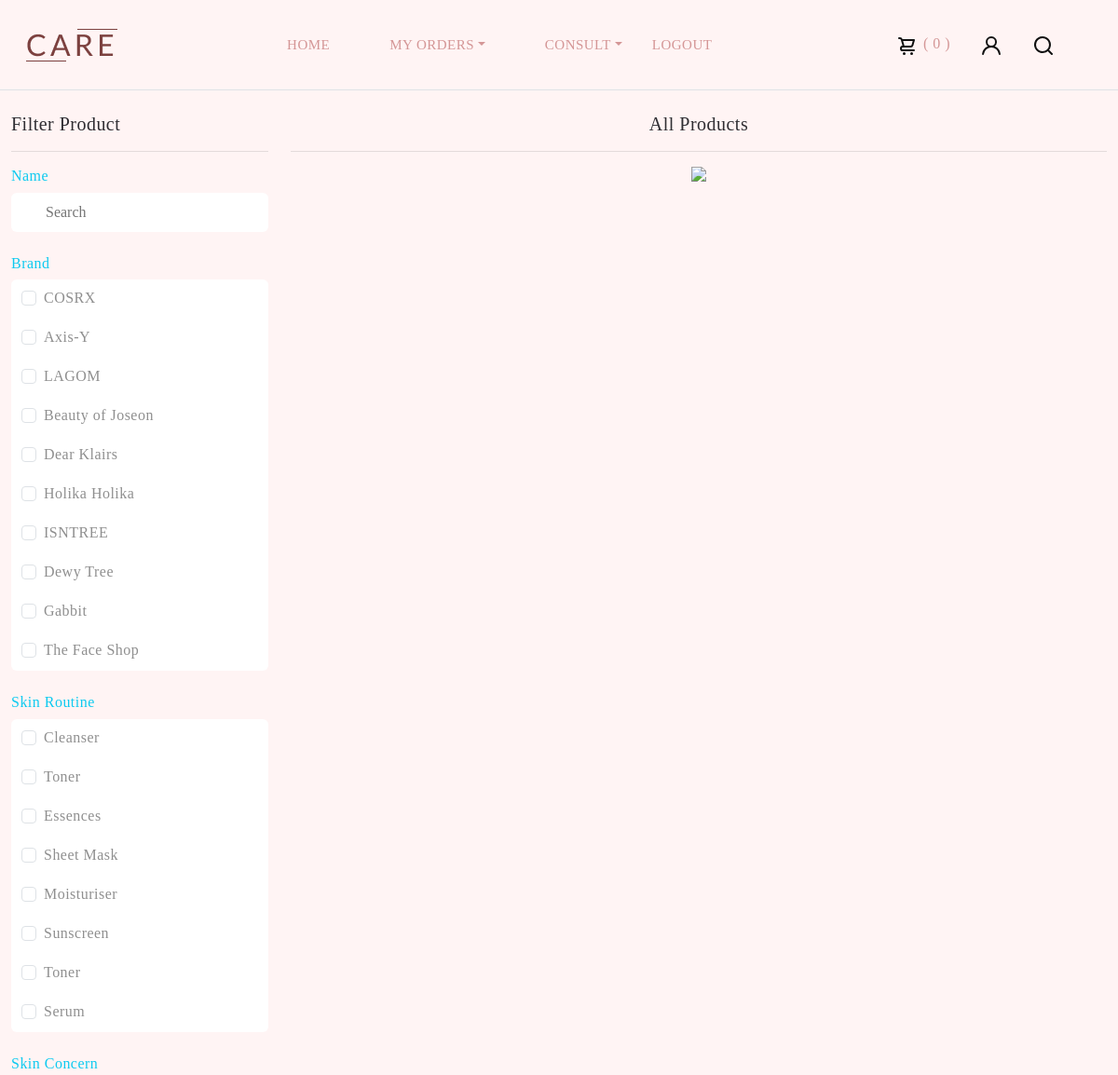
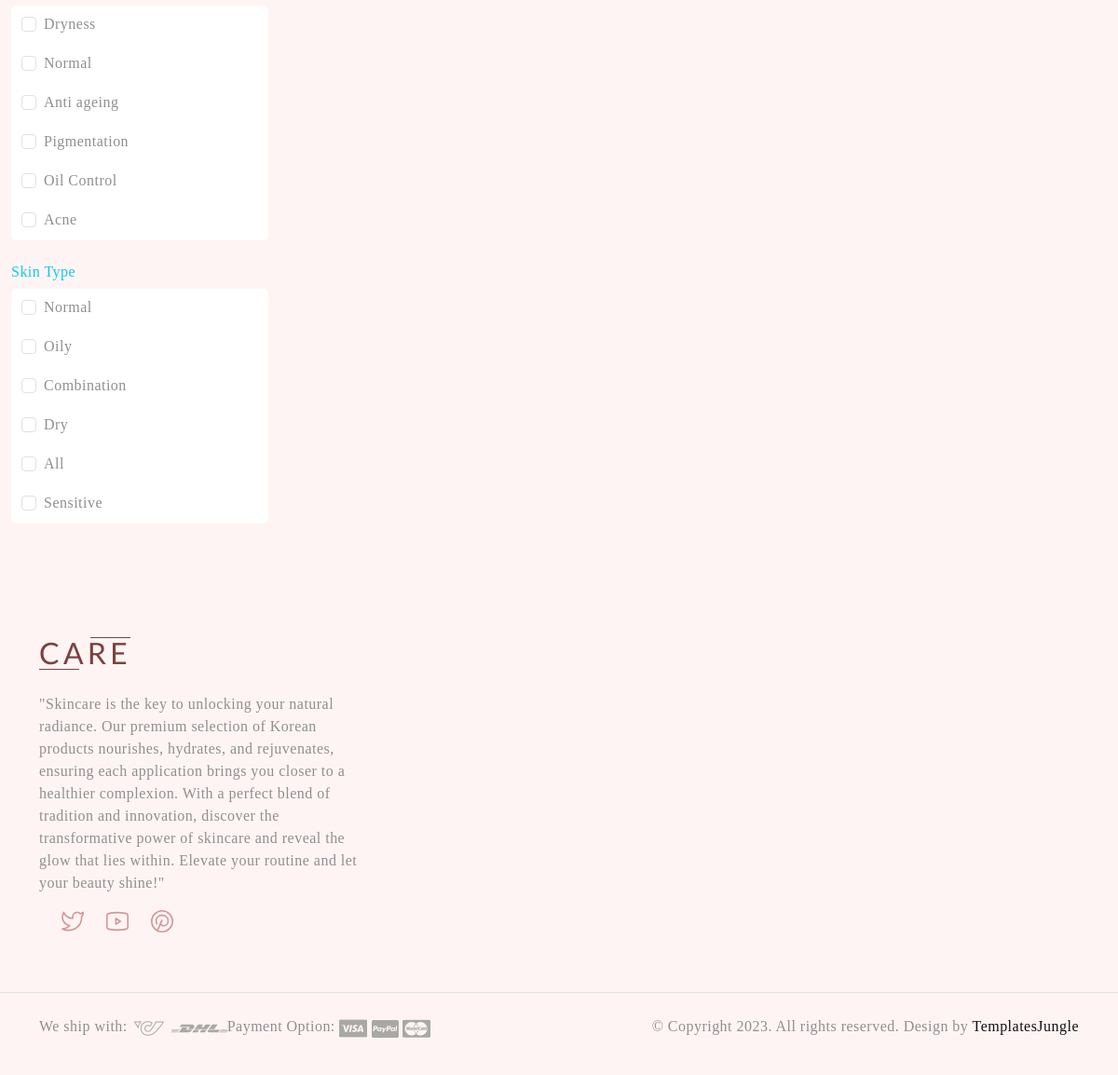
The app's page /Project/User/SearchProduct.php (signed in) with its own data (2 pictures, top to bottom).
### tables this page shows
CREATE TABLE `tbl_brand` (
  `brand_id` int(11) NOT NULL,
  `brand_name` varchar(30) NOT NULL
);

CREATE TABLE `tbl_routine` (
  `routine_id` int(11) NOT NULL,
  `routine_name` varchar(30) NOT NULL
);

CREATE TABLE `tbl_skinconcern` (
  `skinconcern_id` int(11) NOT NULL,
  `skinconcern_name` varchar(30) NOT NULL
);

CREATE TABLE `tbl_skintype` (
  `skintype_id` int(11) NOT NULL,
  `skintype_name` varchar(20) NOT NULL
);

### Project/User/SearchProduct.php (the view, shortened to what this page needs)
<!DOCTYPE html PUBLIC "-//W3C//DTD XHTML 1.0 Transitional//EN" "http://www.w3.org/TR/xhtml1/DTD/xhtml1-transitional.dtd">
<html xmlns="http://www.w3.org/1999/xhtml">
<head>
<link rel="stylesheet" href="../Assets/Templates/Search/bootstrap.min.css">
<link rel="stylesheet" href="https://cdnjs.cloudflare.com/ajax/libs/font-awesome/6.6.0/css/all.min.css" />
</head>
<?php
include("Head.php");
?>
<body onload="productCheck()">
        <div class="custom-alert-box">
        </div>
        <div class="container-fluid">
            <div class="row">
                <div class="col-lg-3">
                    <br>
                    <h5>Filter Product</h5>
                    <hr>
                    <h6 class="text-info"> Name</h6>
                    <ul class="list-group">
                        <li class="list-group-item">
                            <div class="form-check">
                                <label class="form-check-label">
                                    <input type="text" onkeyup="productCheck()" placeholder="Search" class="product_check" id="txt_name" style="
    opacity: 1;
    border: none;
">
                                </label>
                            </div>
                        </li>
                    </ul>
                    <br />
                    <h6 class="text-info">Brand</h6>
                    <ul class="list-group">
                        <?php
						 $selCat = "SELECT * from tbl_brand";
                            $result = $Con->query($selCat);
                            while ($row=$result->fetch_assoc()) {
                        ?>
                        <li class="list-group-item">
                            <div class="form-check">
                                <label class="form-check-label">
                                    <input type="checkbox" onclick="productCheck()" class="form-check-input chk-box product_check" value="<?php echo $row["brand_id"]; ?>" id="brand"><?php echo $row["brand_name"]; ?>
                                </label>
                            </div>
                        </li>
                        <?php
                            }
                        ?>
                    </ul>
                    <br />
                    <h6 class="text-info">Skin Routine</h6>
                    <ul class="list-group">
                        <?php
						 $selCat = "SELECT * from tbl_routine";
                            $result = $Con->query($selCat);
                            while ($row=$result->fetch_assoc()) {
                        ?>
                        <li class="list-group-item">
                            <div class="form-check">
                                <label class="form-check-label">
                                    <input type="checkbox" onclick="productCheck()" class="form-check-input chk-box product_check" value="<?php echo $row["routine_id"]; ?>" id="routine"><?php echo $row["routine_name"]; ?>
                                </label>
                            </div>
                        </li>
                        <?php
                            }
                        ?>
                    </ul>
                    <br />
                    <h6 class="text-info"> Skin Concern</h6>
                    <ul class="list-group">
                        <?php
						 $selCat = "SELECT * from tbl_skinconcern";
                            $result = $Con->query($selCat);
                            while ($row=$result->fetch_assoc()) {
                        ?>
                        <li class="list-group-item">
                            <div class="form-check">
                                <label class="form-check-label">
                                    <input type="checkbox" onclick="productCheck()" class="form-check-input chk-box product_check" value="<?php echo $row["skinconcern_id"]; ?>" id="skinconcern"><?php echo $row["skinconcern_name"]; ?>
                                </label>
                            </div>
                        </li>
                        <?php
                            }
                        ?>
                    </ul>
                    <br />
                    <h6 class="text-info">Skin Type</h6>
                    <ul class="list-group">
                        <?php
						 $selCat = "SELECT * from tbl_skintype";
                            $result = $Con->query($selCat);
                            while ($row=$result->fetch_assoc()) {
                        ?>
                        <li class="list-group-item">
                            <div class="form-check">
                                <label class="form-check-label">
                                    <input type="checkbox" onclick="productCheck()" class="form-check-input chk-box product_check" value="<?php echo $row["skintype_id"]; ?>" id="skintype"><?php echo $row["skintype_name"]; ?>
                                </label>
                            </div>
                        </li>
                        <?php
                            }
                        ?>
                    </ul>
                    <br />
                </div>
                <div class="col-lg-9">
                <br>
                    <h5 class="text-center" id="textChange">All Products</h5>
                    <hr>
                    <div class="text-center">
                        <img src="../Assets/Templates/Search/loader.gif" id='loder' width="200" style="display: none"/>
                    </div>
                </div>
            </div>
                        </div>
    </body>
<?php
include("Foot.php");
?>
</html>

### Project/Assets/Templates/Main/style.css (style rules this page uses)
body { --heading-font: 'Prata', serif; --heading-font-weight: 400; --heading-color: #2F2E33; --heading-line-height: 1.24; --swiper-theme-color: #8C907E; --bs-body-font-family: 'Prata', serif; --bs-body-font-size: 16px; --bs-body-font-weight: 400; --bs-body-line-height: 1.5; --bs-body-color: #8f8f8f; --bs-body-color-rgb: 143, 143, 143; --bs-primary: #8C907E; --bs-secondary: #6c757d; --bs-light-secondary: #F6E7E5; --bs-dark-secondarry: #D49696; --bs-black: #2F2E33; --bs-light: #F1F1F0; --bs-dark: #212529; --bs-gray: #9aa1a7; --bs-gray-dark: #51565b; --bs-primary-rgb: 140, 144, 126; --bs-secondary-rgb: 108, 117, 125; --bs-black-rgb: 17, 17, 17; --bs-light-rgb: 241, 241, 240; --bs-dark-rgb: 33, 37, 41; --bs-link-color: #111; --bs-link-color-rgb: 17, 17, 17; --bs-link-decoration: underline; --bs-link-hover-color: #111; --bs-link-hover-color-rgb: 17, 17, 17; --bs-nav-link-font-size: 15px; }
body { letter-spacing: 0.03rem; background: #fff4f4; }
h1, .h1, h2, .h2, h3, .h3, h4, .h4, h5, .h5, h6, .h6 { font-family: var(--heading-font); font-weight: var(--heading-font-weight); color: var(--heading-color); line-height: var(--heading-line-height); }
.container-fluid { max-width: 1800px; }
.list-group-item { --bs-list-group-item-padding-x: 0; --bs-list-group-border-width: 0; }
.form-check { padding: 0; }
.form-check-label { display: block; position: relative; padding-left: 35px; cursor: pointer; -webkit-user-select: none; -moz-user-select: none; -ms-user-select: none; user-select: none; }
.form-check-label input { position: absolute; opacity: 0; cursor: pointer; }

### Project/User/SearchProduct.php (style rules this page uses)
.custom-alert-box { z-index:1; width: 20%; height: 10%; position: fixed; bottom: 0; right: 0; left: auto; }
.chk-box { opacity: 1 !important; }

### records on screen
tbl_brand: brand_name "COSRX"
tbl_brand: brand_name "Axis-Y"
tbl_brand: brand_name "LAGOM"
tbl_brand: brand_name "Beauty of Joseon"
tbl_brand: brand_name "Dear Klairs"
tbl_brand: brand_name "Holika Holika"
tbl_brand: brand_name "ISNTREE"
tbl_brand: brand_name "Dewy Tree"
tbl_brand: brand_name "Gabbit"
tbl_brand: brand_name "The Face Shop"
tbl_routine: routine_name "Cleanser"
tbl_routine: routine_name "Toner"
tbl_routine: routine_name "Essences"
tbl_routine: routine_name "Sheet Mask"
tbl_routine: routine_name "Moisturiser"
tbl_routine: routine_name "Sunscreen"
tbl_routine: routine_name "Toner"
tbl_routine: routine_name "Serum"
tbl_skinconcern: skinconcern_name "Dryness"
tbl_skinconcern: skinconcern_name "Normal"
tbl_skinconcern: skinconcern_name "Anti ageing"
tbl_skinconcern: skinconcern_name "Pigmentation"
tbl_skinconcern: skinconcern_name "Oil Control"
tbl_skinconcern: skinconcern_name "Acne"
tbl_skintype: skintype_name "Normal"
tbl_skintype: skintype_name "Oily"
tbl_skintype: skintype_name "Combination"
tbl_skintype: skintype_name "Dry"
tbl_skintype: skintype_name "All"
tbl_skintype: skintype_name "Sensitive"

### other values on screen
$data['count'] "0"
